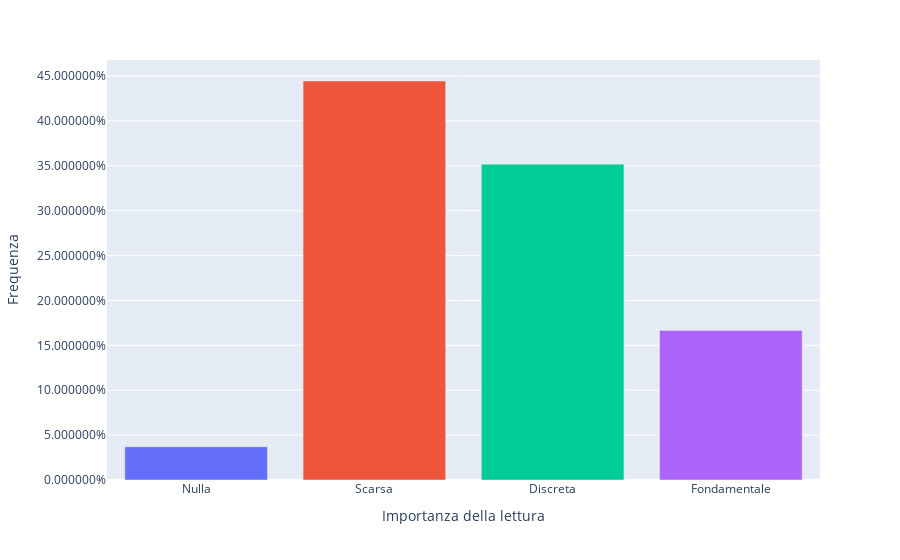

Notebook cell for this chart:
### Code cell
# Importanza della lettura
df_reading = get_freq(df, 'Importanza')

# Sort based on Likert scale
df_reading = df_reading.reindex([2,3,0,1])

# Relative freq
df_reading = to_relative_freq(df_reading)

bar_reading = px.bar(df_reading, x='Importanza', y='f', color='Importanza', labels={'Importanza': 'Importanza della lettura', 'f': 'Frequenza'})

bar_reading.update_layout(
    showlegend=False,
    yaxis_tickformat = '%'
)

bar_reading.show()

save_plot(bar_reading, 'bar_reading')

### Figure 1 — Plotly figure (JSON) as saved in the notebook; plotly's stock layout.template omitted (floating-point values rounded to 4 significant figures)
{"data": [{"alignmentgroup": "True", "hovertemplate": "Importanza della lettura=%{x}<br>Frequenza=%{y}<extra></extra>", "legendgroup": "Nulla", "marker": {"color": "#636efa"}, "name": "Nulla", "offsetgroup": "Nulla", "orientation": "v", "showlegend": true, "textposition": "auto", "type": "bar", "x": ["Nulla"], "xaxis": "x", "y": [0.03704], "yaxis": "y"}, {"alignmentgroup": "True", "hovertemplate": "Importanza della lettura=%{x}<br>Frequenza=%{y}<extra></extra>", "legendgroup": "Scarsa", "marker": {"color": "#EF553B"}, "name": "Scarsa", "offsetgroup": "Scarsa", "orientation": "v", "showlegend": true, "textposition": "auto", "type": "bar", "x": ["Scarsa"], "xaxis": "x", "y": [0.4444], "yaxis": "y"}, {"alignmentgroup": "True", "hovertemplate": "Importanza della lettura=%{x}<br>Frequenza=%{y}<extra></extra>", "legendgroup": "Discreta", "marker": {"color": "#00cc96"}, "name": "Discreta", "offsetgroup": "Discreta", "orientation": "v", "showlegend": true, "textposition": "auto", "type": "bar", "x": ["Discreta"], "xaxis": "x", "y": [0.3519], "yaxis": "y"}, {"alignmentgroup": "True", "hovertemplate": "Importanza della lettura=%{x}<br>Frequenza=%{y}<extra></extra>", "legendgroup": "Fondamentale", "marker": {"color": "#ab63fa"}, "name": "Fondamentale", "offsetgroup": "Fondamentale", "orientation": "v", "showlegend": true, "textposition": "auto", "type": "bar", "x": ["Fondamentale"], "xaxis": "x", "y": [0.1667], "yaxis": "y"}], "layout": {"barmode": "relative", "legend": {"title": {"text": "Importanza della lettura"}, "tracegroupgap": 0}, "margin": {"t": 60}, "showlegend": false, "xaxis": {"anchor": "y", "categoryarray": ["Nulla", "Scarsa", "Discreta", "Fondamentale"], "categoryorder": "array", "domain": [0, 1], "title": {"text": "Importanza della lettura"}}, "yaxis": {"anchor": "x", "domain": [0, 1], "tickformat": "%", "title": {"text": "Frequenza"}}}}
